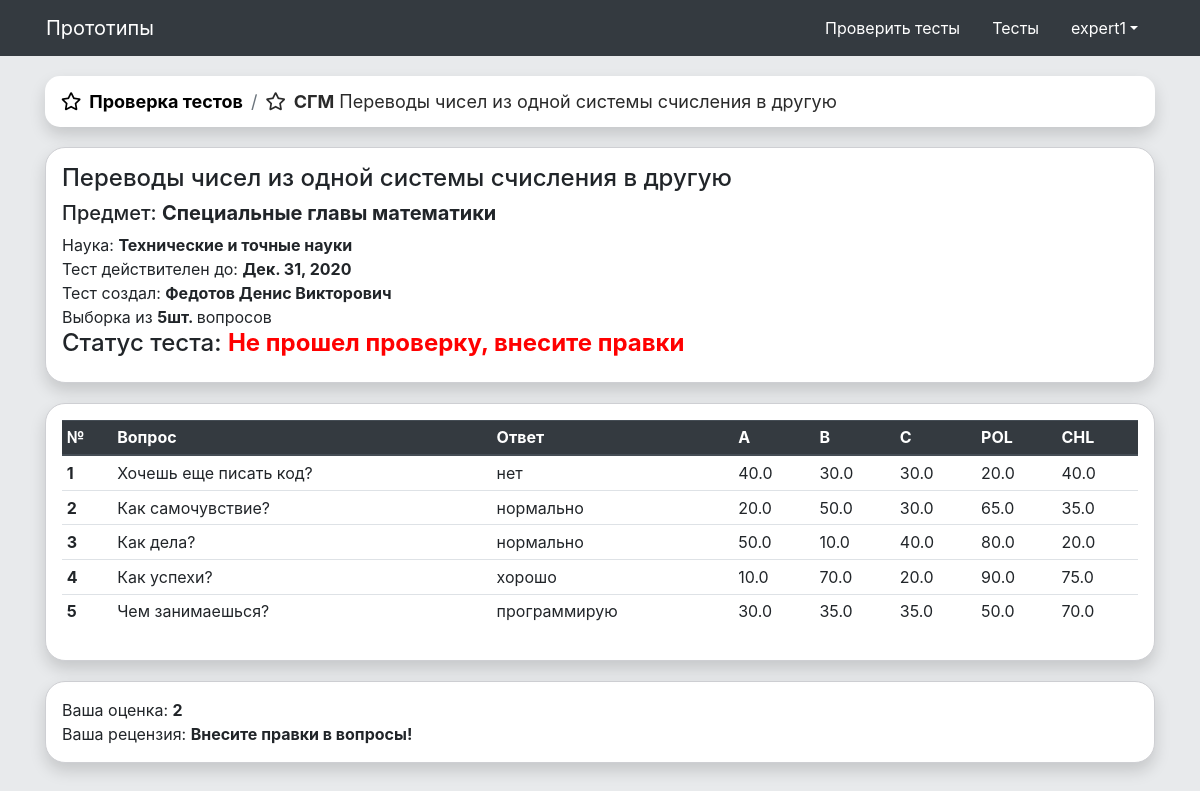
The app's page /expert/tests/20 (signed in) with its own data.
### prototipe/models.py (models this page shows, shortened)
class test_expert_for_user(models.Model):
    test_expert_id = models.ForeignKey(test_expert, on_delete=models.CASCADE, verbose_name='Тест')
    user_id = models.ForeignKey(User, on_delete=models.CASCADE, verbose_name='Эксперт')
    ocenka = models.PositiveSmallIntegerField('Оценка', default=0, blank=True)
    check_status = models.BooleanField('Статус проверки', default=False, blank=True)
    message = models.TextField('Рецензия', default='', blank=True, null=True)
    class Meta:
        verbose_name = 'Экспертная проверка теста ответ эксперта'
        verbose_name_plural = 'Экспертная проверка тестов ответы экспертов'
        db_table = 'test_expert_for_user'

class test_expert(models.Model):
    test_id = models.ForeignKey(test, on_delete=models.CASCADE, verbose_name='Тест')
    ocenka = models.PositiveSmallIntegerField('Средний балл', default=0, blank=True)
    check_status = models.BooleanField('Статус проверки', default=False, blank=True)
    override_status = models.BooleanField('Статус отправки на пересоставление теста', default=False, blank=True)
    class Meta:
        verbose_name = 'Экспертная проверка теста'
        verbose_name_plural = 'Экспертная проверка тестов'
        db_table = 'test_expert'

class test(models.Model):
    test_name = models.CharField('Название теста', max_length=50, default=None)
    valid_date = models.DateField('Дата действия теста', default=None)
    predmet_id = models.ForeignKey(predmet, on_delete=models.CASCADE, verbose_name='Предмет', default=None)
    create_user_id = models.ForeignKey(User, on_delete=models.CASCADE, verbose_name='Создатель теста')
    voprosi_count = models.PositiveSmallIntegerField('Число вопросов', default=0, blank=True)
    decision_time = models.TimeField('Время на решение теста', default='01:00:00', blank=True)
    active_status = models.BooleanField('Статус публикации', default=False, blank=True)
    status_test = models.CharField('Статус теста', choices=Test_Status_List.choices, default=Test_Status_List.Created,
                              max_length=3, blank=True)
    class Meta:
        verbose_name = 'Тест'
        verbose_name_plural = 'Тесты'
        db_table = 'test'

class predmet(models.Model):
    predmet_name = models.CharField('Название предмета', max_length=256, default=None, unique=True)
    predmet_name_sokr = models.CharField('Название предмета сокращенно', max_length=20, default=None, unique=True)
    predmet_name_sokr_translite = models.CharField('Название предмета сокращенно англ', max_length=30, default=None,
                                                   blank=True, unique=True)
    type_sciences_id = models.ForeignKey(type_sciences, on_delete=models.CASCADE, verbose_name='Наука', default=None)
    class Meta:
        verbose_name = 'Предмет'
        verbose_name_plural = 'Предметы'
        db_table = 'predmet'

class type_sciences(models.Model):
    sciences_name = models.CharField('Название науки', max_length=100, default=None)
    expert_count = models.PositiveSmallIntegerField('Число экспертов', default=0)
    class Meta:
        verbose_name = 'Вид науки'
        verbose_name_plural = 'Виды наук'
        db_table = 'type_sciences'

class voprosi(models.Model):
    vopros = models.TextField('Вопрос', default=None)
    otvet = models.CharField('Ответ', max_length=256, default=None)
    test_id = models.ForeignKey(test, on_delete=models.CASCADE, verbose_name='Тест')
    A_score = models.FloatField('Формализационная оценка', default=0)
    B_score = models.FloatField('Конструктивная оценка', default=0)
    C_score = models.FloatField('Исполнительская оценка', default=0)
    POL_score = models.FloatField('Исполнительская оценка', default=0)
    CHL_score = models.FloatField('Исполнительская оценка', default=0)
    objects = RandomManager_voprosi()
    class Meta:
        verbose_name = 'Вопрос'
        verbose_name_plural = 'Вопросы'
        db_table = 'voprosi'

### userprofile/models.py (models this page shows, shortened)
class UserProfile(models.Model):
    user = models.OneToOneField(User, on_delete=models.CASCADE)
    patronymic = models.CharField(max_length=32, null=True, blank=False)
    password = models.CharField(max_length=256, null=True, blank=True)
    class Meta:
        verbose_name = 'Профиль'
        verbose_name_plural = 'Профили'
        permissions = (
            ("create_test", "Создание тестов"),
            ("edit_test", "Редактирвоание тестов"),
            ("delete_test", "Удаление тестов"),
        )

### prototipe/views.py (the view, shortened to what this page needs)
# urls.py: re_path(r'^expert/tests/([0-9]+)', views.expert_test_look),
def expert_test_look(request, test_id):
    arguments = {}
    err = False
    if request.user.is_authenticated and has_group(request.user, 'Эксперт'):
        if request.method == 'GET':
            try:
                test_expert_for_user_object = test_expert_for_user.objects.get(test_expert_id=test_id,
                                                                               user_id=request.user)
                arguments.update(test=test_expert_for_user_object)
                arguments.update(
                    voprosi=voprosi.objects.filter(test_id=test_expert_for_user_object.test_expert_id.test_id))
            except:
                arguments.update(error='Тест не найден!')
            return render(request, 'prototipe/expert/test.html', {'arguments': arguments})
        else:
            return HttpResponse('405 Method Not Allowed', status=405)
    else:
        return redirect('/')

### prototipe/templates/prototipe/expert/test.html (shortened to what this page needs)
{% extends 'base.html' %}
{% load tags_jinja %}
{% block content %}
    <div class="container">
        <nav aria-label="breadcrumb my_border">
            <ol class="breadcrumb shadow">
                <li class="breadcrumb-item active"><a href="/expert/tests"><i class="far fa-star mr-2 white-text"
                                                                              aria-hidden="true"></i>Проверка тестов
                </a></li>
                {% if arguments.test.test_expert_id.test_id.test_name %}
                    <li class="breadcrumb-item active"><i class="far fa-star mr-2 white-text"
                                                          aria-hidden="true"></i><b>{{ arguments.test.test_expert_id.test_id.predmet_id.predmet_name_sokr }}</b> {{ arguments.test.test_expert_id.test_id.test_name }}
                    </li>
                {% endif %}
            </ol>
        </nav>
        {% if arguments.test %}
            <div class="container my_border modal-body" style="background: white">
                <div class="row align-items-center">
                    <div class="col">
                        <h4>{{ arguments.test.test_expert_id.test_id.test_name }}</h4>
                    </div>
                </div>
                <div class="row">
                    <div class="col">
                        <h5>Предмет: <b>{{ arguments.test.test_expert_id.test_id.predmet_id.predmet_name }}</b></h5>
                    </div>
                </div>
                <div class="row">
                    <div class="col">
                        <span class="text">Наука: <b>{{ arguments.test.test_expert_id.test_id.predmet_id.type_sciences_id.sciences_name }}</b></span>
                    </div>
                </div>
                <div class="row">
                    <div class="col">
                        <span class="text">Тест действителен до: <b>{{ arguments.test.test_expert_id.test_id.valid_date }}</b></span>
                    </div>
                </div>
                <div class="row">
                    <div class="col">
                        <span class="text">Тест создал:
                            <b>{{ arguments.test.test_expert_id.test_id.create_user_id.last_name }} {{ arguments.test.test_expert_id.test_id.create_user_id.first_name }} {{ arguments.test.test_expert_id.test_id.create_user_id.userprofile.patronymic }}</b>
                        </span>
                    </div>
                </div>
                <div class="row">
                    <div class="col">
                        <span class="text">Выборка из <b>{{ arguments.test.test_expert_id.test_id.voprosi_count }}шт. </b>вопросов</span>
                    </div>
                </div>
                <div class="row">
                    <div class="col">
                        {% if arguments.test.test_expert_id.test_id.active_status %}
                            <h4>
                                Статус теста:
                                <span style="color: forestgreen">{{ arguments.test.test_expert_id.test_id.status_test|test_status }}</span>
                            </h4>
                        {% else %}
                            <h4>
                                Статус теста:
                                <span class="font-weight-bold"
                                      style="color: red">{{ arguments.test.test_expert_id.test_id.status_test|test_status }}</span>
                            </h4>
                        {% endif %}
                    </div>
                </div>
            </div>
            {% if arguments.voprosi|cheak_count_list > 0 %}
                <div class="my_border modal-body" style="background: white">
                    <table class="table table-sm table-hover">
                        <thead class="thead-dark">
                        <tr>
                            <th scope="col">№</th>
                            <th scope="col">Вопрос</th>
                            <th scope="col">Ответ</th>
                            <th scope="col">A</th>
                            <th scope="col">B</th>
                            <th scope="col">C</th>
                            <th scope="col">POL</th>
                            <th scope="col">CHL</th>
                        </tr>
                        </thead>
                        <tbody>
                        {% for vopros in arguments.voprosi %}
                            <tr>
                                <th scope="row">{{ forloop.counter }}</th>
                                <td>{{ vopros.vopros }}</td>
                                <td>{{ vopros.otvet }}</td>
                                <td>{{ vopros.A_score }}</td>
                                <td>{{ vopros.B_score }}</td>
                                <td>{{ vopros.C_score }}</td>
                                <td>{{ vopros.POL_score }}</td>
                                <td>{{ vopros.CHL_score }}</td>
                            </tr>
                        {% endfor %}
                        </tbody>
                    </table>
                </div>
            {% else %}
                <div class="alert alert-danger my_border">
                    <p class="text">Вопросы еще не добавлены в тест!</p>
                </div>
            {% endif %}
            {% if not arguments.test.check_status %}
                <div class="my_border" style="background: white">
                    <form method="post" action="/expert/tests/{{ arguments.test.test_expert_id.id }}">
                        {% csrf_token %}
                        <div class="modal-body">
                            <div class="form-group">
                                <label for="ocenka">Оценка, 0 - Не публикуем, 10 - Публикуем</label>
                                <select class="form-control" id="ocenka" name="ocenka">
                                    <option value="1">1</option>
                                    <option value="2">2</option>
                                    <option value="3">3</option>
                                    <option value="4">4</option>
                                    <option value="5">5</option>
                                    <option value="6">6</option>
                                    <option value="7">7</option>
                                    <option value="8">8</option>
                                    <option value="9">9</option>
                                    <option value="10">10</option>
                                </select>
                            </div>
                            <div class="form-group">
                                <label for="review">Ваша рецензия на тест:</label>
                                <textarea class="form-control" id="review" name="review"
                                          placeholder="Рецензия" rows="5"></textarea>
                            </div>
                            <div class="form-row align-items-center justify-content-center">
                                <button type="submit" class="btn btn-danger">Отправить</button>
                            </div>
                        </div>
                    </form>
                </div>
            {% else %}
                <div class="my_border" style="background: white">
                    <div class="modal-body">
                        <div class="row">
                            <div class="col">
                                <span class="text">Ваша оценка: <b>{{ arguments.test.ocenka }}</b></span>
                            </div>
                        </div>
                        <div class="row">
                            <div class="col">
                                <span class="text">Ваша рецензия: <b>{{ arguments.test.message }}</b></span>
                            </div>
                        </div>
                    </div>
                </div>
            {% endif %}
        {% else %}
            <div class="alert alert-danger my_border">
                Тест не найден!
            </div>
        {% endif %}
    </div>
{% endblock %}

### templates/base.html (shortened to what this page needs)
<!doctype html>
{% load static %}
{% load tags_jinja %}
<html lang="en">
<head>
    <link rel="stylesheet" href="https://stackpath.bootstrapcdn.com/bootstrap/4.3.1/css/bootstrap.min.css"
>
    <link rel="stylesheet" href="{% static 'css/style.css' %}"/>
    <link rel="stylesheet" href="{% static 'css\fontawesome\all.min.css' %}"/>
    <link rel="stylesheet" href="https://cdnjs.cloudflare.com/ajax/libs/Chart.js/2.9.3/Chart.min.css"
/>
</head>
<body style="background-color:#e8eaec">
<div class="bg-dark header d-print-none" style="z-index: 10000" id="navbar">
    <nav class="container navbar navbar-expand-lg navbar-dark bg-dark">
        <a class="navbar-brand" href="/">Прототипы</a>
        <div class="collapse navbar-collapse" id="navbarSupportedContent" style="justify-content: flex-end;">
            <ul class="nav bg-dark">
                {% if user.is_authenticated %}
                    {% if user|has_group:"Эксперт" %}
                        <li class="nav-item">
                            <a class="nav-link text-white count_expert_tests" href="/expert/tests" id="count_expert_tests">Проверить
                                тесты
                            </a>
                        </li>
                    {% endif %}
                    <li class="nav-item">
                        <a class="nav-link text-white" href="/tests">Тесты</a>
                    </li>
                    <li class="nav-item dropdown">
                        <a class="nav-link dropdown-toggle" style="color:white" data-toggle="dropdown" role="button"
                           aria-haspopup="true"
                           aria-expanded="false">{{ user }}</a>
                    </li>
                {% endif %}
            </ul>
        </div>
    </nav>
</div>
{% block content %}{% endblock %}
</body>
</html>

### records on screen
test_expert_for_user: test.test_expert_id.test_id.predmet_id.predmet_name_sokr "СГМ", test.test_expert_id.test_id.test_name "Переводы чисел из одной системы счисления в другую", test.test_expert_id.test_id.predmet_id.predmet_name "Специальные главы математики", test.test_expert_id.test_id.predmet_id.type_sciences_id.sciences_name "Технические и точные науки", test.test_expert_id.test_id.valid_date "Дек. 31, 2020", test.test_expert_id.test_id.create_user_id.last_name "Федотов", test.test_expert_id.test_id.create_user_id.first_name "Денис", test.test_expert_id.test_id.create_user_id.userprofile.patronymic "Викторович", test.test_expert_id.test_id.voprosi_count "5", test.test_expert_id.test_id.status_test|test_status "Не прошел проверку, внесите правки", test.ocenka "2", test.message "Внесите правки в вопросы!"
voprosi: vopros "Хочешь еще писать код?", otvet "нет", A_score "40.0", B_score "30.0", C_score "30.0", POL_score "20.0", CHL_score "40.0"
voprosi: vopros "Как самочувствие?", otvet "нормально", A_score "20.0", B_score "50.0", C_score "30.0", POL_score "65.0", CHL_score "35.0"
voprosi: vopros "Как дела?", otvet "нормально", A_score "50.0", B_score "10.0", C_score "40.0", POL_score "80.0", CHL_score "20.0"
voprosi: vopros "Как успехи?", otvet "хорошо", A_score "10.0", B_score "70.0", C_score "20.0", POL_score "90.0", CHL_score "75.0"
voprosi: vopros "Чем занимаешься?", otvet "программирую", A_score "30.0", B_score "35.0", C_score "35.0", POL_score "50.0", CHL_score "70.0"

### other values on screen
{{ user }} "expert1"
